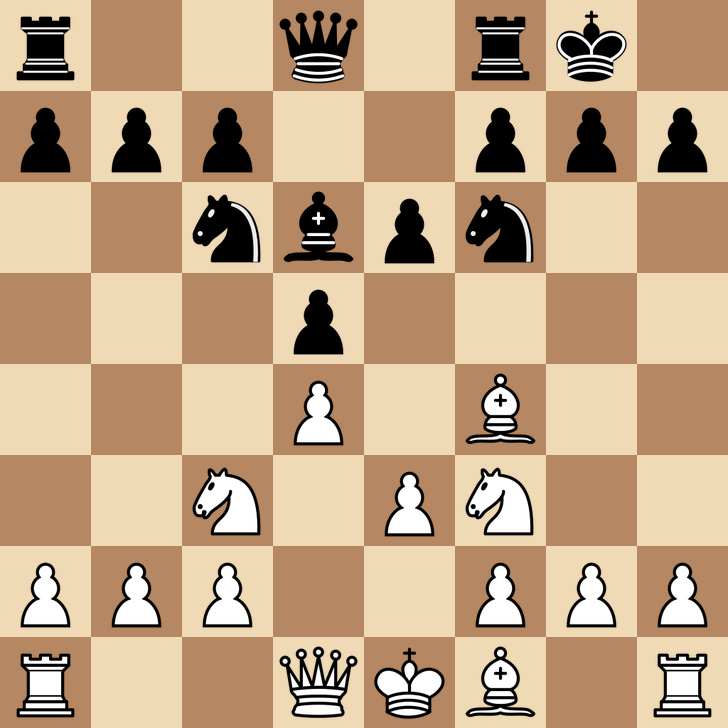
#> input picture 2d_recognition/examples_lichess2d/generated_middle.png, 728 x 728 px; its folder holds 4 pictures in this run
$ python make_generated_demo_2d.py --output out
#> lines starting #> are read from the running program, lines starting #| are printed output that depends on the picture
"""Build a clearly labeled generated smoke-test dataset from first-stage examples.

This creates no claimed real benchmark and does not approve a calibration profile.
"""
import argparse
import json
from pathlib import Path
import shutil
import sys
from PIL import Image


def main(argv=None):
    parser = argparse.ArgumentParser(description=__doc__)
    parser.add_argument('--output', required=True, help='New demo dataset directory')
    args = parser.parse_args(argv)
    try:
        root = Path(__file__).resolve().parent / 'examples_lichess2d'
        source_cases = json.loads((root / 'generated_manifest.json').read_text())
#> (reads 2d_recognition/examples_lichess2d/generated_manifest.json from the repository)
        output = Path(args.output).resolve()
        if output.exists():
            raise ValueError('Choose a new output directory; demo datasets are not overwritten')
        images = output / 'images'
        images.mkdir(parents=True)
        cases = []
        for index, old in enumerate(source_cases):
            name = Path(old['image']).name
            shutil.copy2(root / name, images / name)
            case = dict(old, id=f'generated-{index + 1:02d}', image='images/' + name)
            phase = 'opening' if 'start' in name else 'middlegame' if 'middle' in name else 'endgame'
            case['tags'] = dict(phase=phase)
            cases.append(case)
        middle = next(case for case in source_cases if 'middle' in case['image'])
        with Image.open(root / middle['image']) as image:
#> image is the input picture: PIL image 728x728 RGB; mean R, G, B 193.9, 164.8, 133.4
            image.convert('RGB').resize((256, 256), Image.Resampling.LANCZOS).save(images / 'generated_small.png')
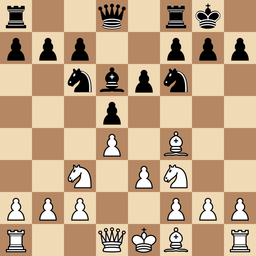
#> saved as generated_small.png: PIL image 256x256 RGB; mean R, G, B 193.9, 164.8, 133.4
        cases.append(dict(id='generated-small', image='images/generated_small.png', fen=middle['fen'],
                          white_bottom=middle['white_bottom'], tags=dict(phase='middlegame')))
        document = dict(version=1, dataset=dict(name='GENERATED smoke tests — not screenshot evidence',
                        origin='generated', split='validation', profile=None), cases=cases)
        (output / 'cases.json').write_text(json.dumps(document, indent=2), encoding='utf-8')
        print('Generated demo saved: ' + str(output / 'cases.json'))
        print('This dataset cannot establish the real-screenshot acceptance target.')
        return 0
    except (OSError, ValueError, KeyError, StopIteration) as error:
        print('ERROR: ' + str(error), file=sys.stderr)
        return 2


if __name__ == '__main__':
    sys.exit(main())
#> (the program exits here)
